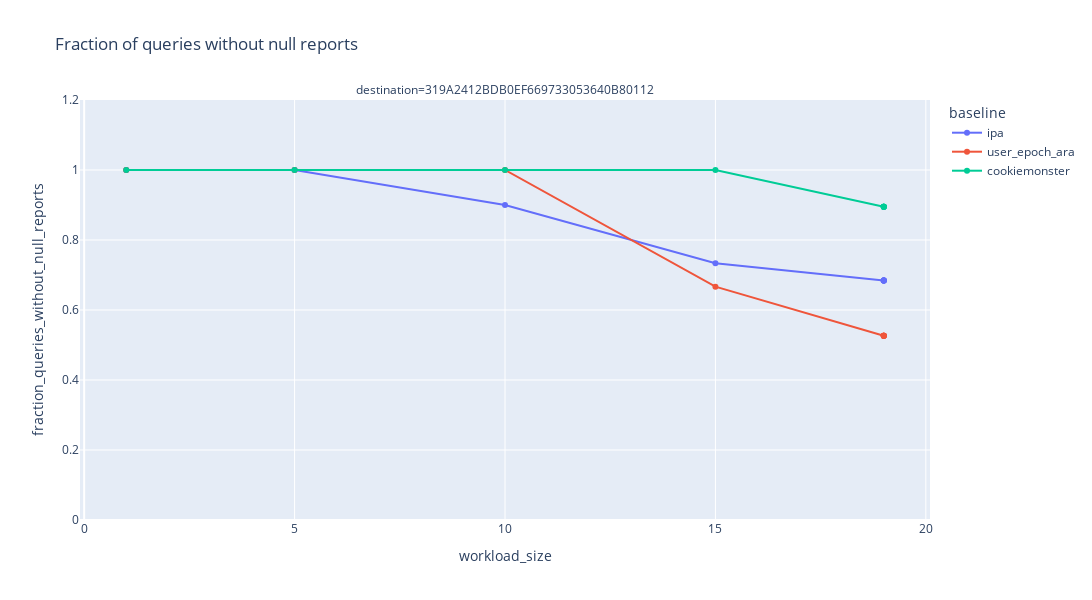
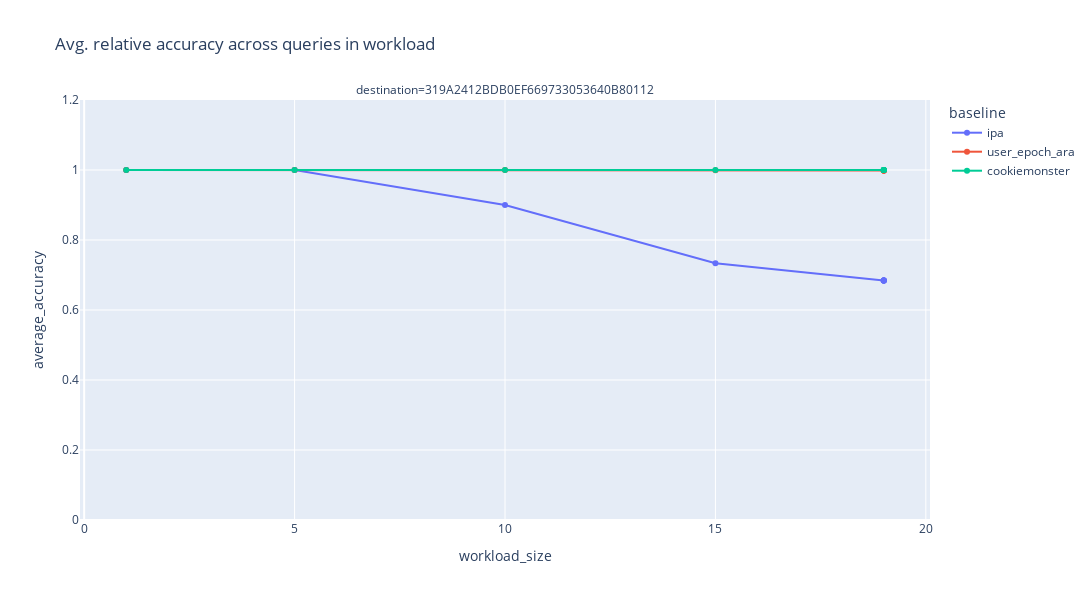
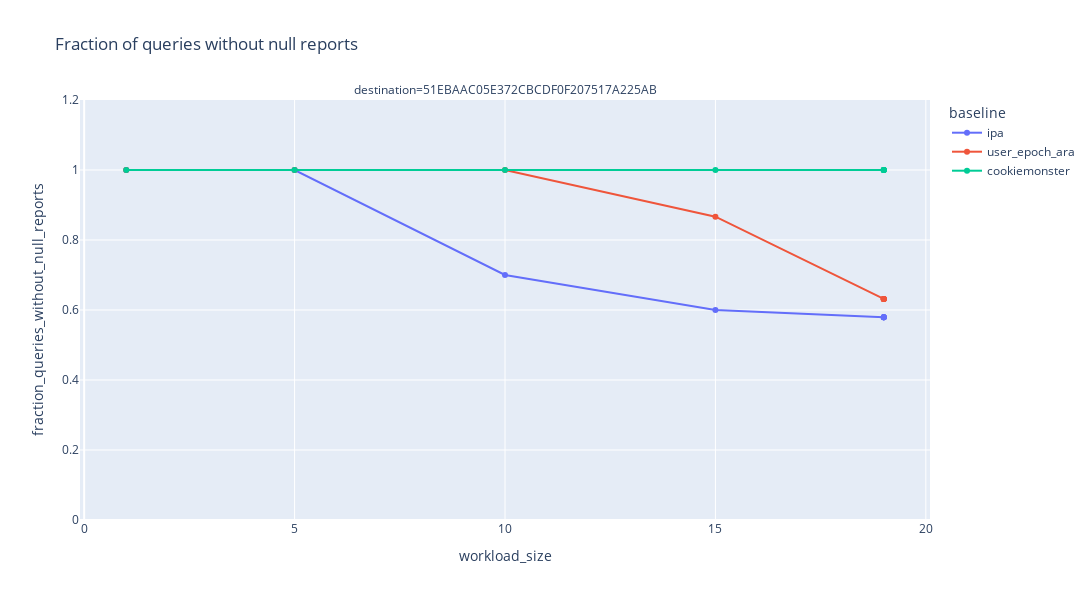
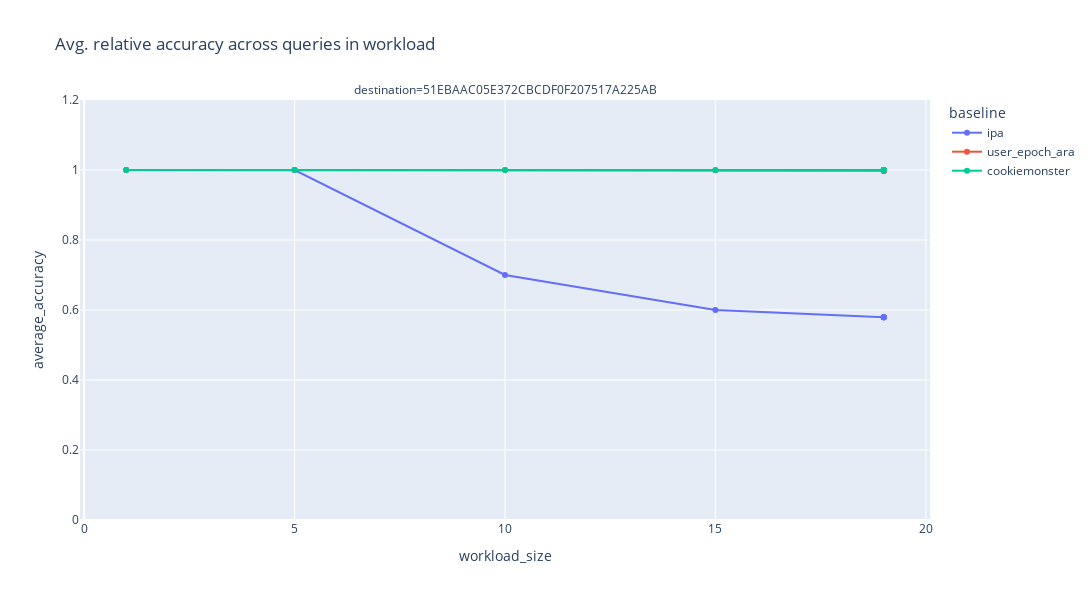

The code cell stored with these charts, in order, in its notebook:
### Code cell
path = "ray/criteo/large/bias_varying_workload_size"
df = analyze_results(path, "bias", parallelize=False)
for destination in df.groupby(['destination']).destination.unique():
    advertiser = df[df['destination'].isin(destination)]
    plot_null_reports_analysis(advertiser, save_dir="large")

### Figure 1 — Plotly figure (JSON) as saved in the notebook; plotly's stock layout.template omitted (floating-point values rounded to 4 significant figures)
{"data": [{"hovertemplate": "baseline=ipa<br>destination=319A2412BDB0EF669733053640B80112<br>workload_size=%{x}<br>fraction_queries_without_null_reports=%{y}<extra></extra>", "legendgroup": "ipa", "line": {"color": "#636efa", "dash": "solid"}, "marker": {"symbol": "circle"}, "mode": "lines+markers", "name": "ipa", "orientation": "v", "showlegend": true, "type": "scatter", "x": [1, 5, 10, 15, 19, 19, 19, 19, 19, 19], "xaxis": "x", "y": [1, 1, 0.9, 0.7333, 0.6842, 0.6842, 0.6842, 0.6842, 0.6842, 0.6842], "yaxis": "y"}, {"hovertemplate": "baseline=user_epoch_ara<br>destination=319A2412BDB0EF669733053640B80112<br>workload_size=%{x}<br>fraction_queries_without_null_reports=%{y}<extra></extra>", "legendgroup": "user_epoch_ara", "line": {"color": "#EF553B", "dash": "solid"}, "marker": {"symbol": "circle"}, "mode": "lines+markers", "name": "user_epoch_ara", "orientation": "v", "showlegend": true, "type": "scatter", "x": [1, 5, 10, 15, 19, 19, 19, 19, 19, 19], "xaxis": "x", "y": [1, 1, 1, 0.6667, 0.5263, 0.5263, 0.5263, 0.5263, 0.5263, 0.5263], "yaxis": "y"}, {"hovertemplate": "baseline=cookiemonster<br>destination=319A2412BDB0EF669733053640B80112<br>workload_size=%{x}<br>fraction_queries_without_null_reports=%{y}<extra></extra>", "legendgroup": "cookiemonster", "line": {"color": "#00cc96", "dash": "solid"}, "marker": {"symbol": "circle"}, "mode": "lines+markers", "name": "cookiemonster", "orientation": "v", "showlegend": true, "type": "scatter", "x": [1, 5, 10, 15, 19, 19, 19, 19, 19, 19], "xaxis": "x", "y": [1, 1, 1, 1, 0.8947, 0.8947, 0.8947, 0.8947, 0.8947, 0.8947], "yaxis": "y"}], "layout": {"annotations": [{"showarrow": false, "text": "destination=319A2412BDB0EF669733053640B80112", "x": 0.5, "xanchor": "center", "xref": "paper", "y": 1, "yanchor": "bottom", "yref": "paper"}], "height": 600, "legend": {"title": {"text": "baseline"}, "tracegroupgap": 0}, "title": {"text": "Fraction of queries without null reports"}, "width": 1100, "xaxis": {"anchor": "y", "domain": [0, 1], "title": {"text": "workload_size"}}, "yaxis": {"anchor": "x", "domain": [0, 1], "range": [0, 1.2], "title": {"text": "fraction_queries_without_null_reports"}}}}

### Figure 2 — Plotly figure (JSON) as saved in the notebook; plotly's stock layout.template omitted (floating-point values rounded to 4 significant figures)
{"data": [{"hovertemplate": "baseline=ipa<br>destination=319A2412BDB0EF669733053640B80112<br>workload_size=%{x}<br>average_accuracy=%{y}<extra></extra>", "legendgroup": "ipa", "line": {"color": "#636efa", "dash": "solid"}, "marker": {"symbol": "circle"}, "mode": "lines+markers", "name": "ipa", "orientation": "v", "showlegend": true, "type": "scatter", "x": [1, 5, 10, 15, 19, 19, 19, 19, 19, 19], "xaxis": "x", "y": [1, 1, 0.9, 0.7333, 0.6842, 0.6842, 0.6842, 0.6842, 0.6842, 0.6842], "yaxis": "y"}, {"hovertemplate": "baseline=user_epoch_ara<br>destination=319A2412BDB0EF669733053640B80112<br>workload_size=%{x}<br>average_accuracy=%{y}<extra></extra>", "legendgroup": "user_epoch_ara", "line": {"color": "#EF553B", "dash": "solid"}, "marker": {"symbol": "circle"}, "mode": "lines+markers", "name": "user_epoch_ara", "orientation": "v", "showlegend": true, "type": "scatter", "x": [1, 5, 10, 15, 19, 19, 19, 19, 19, 19], "xaxis": "x", "y": [1, 1, 1, 0.9996, 0.9988, 0.9988, 0.9988, 0.9988, 0.9988, 0.9988], "yaxis": "y"}, {"hovertemplate": "baseline=cookiemonster<br>destination=319A2412BDB0EF669733053640B80112<br>workload_size=%{x}<br>average_accuracy=%{y}<extra></extra>", "legendgroup": "cookiemonster", "line": {"color": "#00cc96", "dash": "solid"}, "marker": {"symbol": "circle"}, "mode": "lines+markers", "name": "cookiemonster", "orientation": "v", "showlegend": true, "type": "scatter", "x": [1, 5, 10, 15, 19, 19, 19, 19, 19, 19], "xaxis": "x", "y": [1, 1, 1, 1, 0.9999, 0.9999, 0.9999, 0.9999, 0.9999, 0.9999], "yaxis": "y"}], "layout": {"annotations": [{"showarrow": false, "text": "destination=319A2412BDB0EF669733053640B80112", "x": 0.5, "xanchor": "center", "xref": "paper", "y": 1, "yanchor": "bottom", "yref": "paper"}], "height": 600, "legend": {"title": {"text": "baseline"}, "tracegroupgap": 0}, "title": {"text": "Avg. relative accuracy across queries in workload"}, "width": 1100, "xaxis": {"anchor": "y", "domain": [0, 1], "title": {"text": "workload_size"}}, "yaxis": {"anchor": "x", "domain": [0, 1], "range": [0, 1.2], "title": {"text": "average_accuracy"}}}}

### Figure 3 — Plotly figure (JSON) as saved in the notebook; plotly's stock layout.template omitted (floating-point values rounded to 4 significant figures)
{"data": [{"hovertemplate": "baseline=ipa<br>destination=51EBAAC05E372CBCDF0F207517A225AB<br>workload_size=%{x}<br>fraction_queries_without_null_reports=%{y}<extra></extra>", "legendgroup": "ipa", "line": {"color": "#636efa", "dash": "solid"}, "marker": {"symbol": "circle"}, "mode": "lines+markers", "name": "ipa", "orientation": "v", "showlegend": true, "type": "scatter", "x": [1, 5, 10, 15, 19, 19, 19, 19, 19, 19], "xaxis": "x", "y": [1, 1, 0.7, 0.6, 0.5789, 0.5789, 0.5789, 0.5789, 0.5789, 0.5789], "yaxis": "y"}, {"hovertemplate": "baseline=user_epoch_ara<br>destination=51EBAAC05E372CBCDF0F207517A225AB<br>workload_size=%{x}<br>fraction_queries_without_null_reports=%{y}<extra></extra>", "legendgroup": "user_epoch_ara", "line": {"color": "#EF553B", "dash": "solid"}, "marker": {"symbol": "circle"}, "mode": "lines+markers", "name": "user_epoch_ara", "orientation": "v", "showlegend": true, "type": "scatter", "x": [1, 5, 10, 15, 19, 19, 19, 19, 19, 19], "xaxis": "x", "y": [1, 1, 1, 0.8667, 0.6316, 0.6316, 0.6316, 0.6316, 0.6316, 0.6316], "yaxis": "y"}, {"hovertemplate": "baseline=cookiemonster<br>destination=51EBAAC05E372CBCDF0F207517A225AB<br>workload_size=%{x}<br>fraction_queries_without_null_reports=%{y}<extra></extra>", "legendgroup": "cookiemonster", "line": {"color": "#00cc96", "dash": "solid"}, "marker": {"symbol": "circle"}, "mode": "lines+markers", "name": "cookiemonster", "orientation": "v", "showlegend": true, "type": "scatter", "x": [1, 5, 10, 15, 19, 19, 19, 19, 19, 19], "xaxis": "x", "y": [1, 1, 1, 1, 1, 1, 1, 1, 1, 1], "yaxis": "y"}], "layout": {"annotations": [{"showarrow": false, "text": "destination=51EBAAC05E372CBCDF0F207517A225AB", "x": 0.5, "xanchor": "center", "xref": "paper", "y": 1, "yanchor": "bottom", "yref": "paper"}], "height": 600, "legend": {"title": {"text": "baseline"}, "tracegroupgap": 0}, "title": {"text": "Fraction of queries without null reports"}, "width": 1100, "xaxis": {"anchor": "y", "domain": [0, 1], "title": {"text": "workload_size"}}, "yaxis": {"anchor": "x", "domain": [0, 1], "range": [0, 1.2], "title": {"text": "fraction_queries_without_null_reports"}}}}

### Figure 4 — Plotly figure (JSON) as saved in the notebook; plotly's stock layout.template omitted (floating-point values rounded to 4 significant figures)
{"data": [{"hovertemplate": "baseline=ipa<br>destination=51EBAAC05E372CBCDF0F207517A225AB<br>workload_size=%{x}<br>average_accuracy=%{y}<extra></extra>", "legendgroup": "ipa", "line": {"color": "#636efa", "dash": "solid"}, "marker": {"symbol": "circle"}, "mode": "lines+markers", "name": "ipa", "orientation": "v", "showlegend": true, "type": "scatter", "x": [1, 5, 10, 15, 19, 19, 19, 19, 19, 19], "xaxis": "x", "y": [1, 1, 0.7, 0.6, 0.5789, 0.5789, 0.5789, 0.5789, 0.5789, 0.5789], "yaxis": "y"}, {"hovertemplate": "baseline=user_epoch_ara<br>destination=51EBAAC05E372CBCDF0F207517A225AB<br>workload_size=%{x}<br>average_accuracy=%{y}<extra></extra>", "legendgroup": "user_epoch_ara", "line": {"color": "#EF553B", "dash": "solid"}, "marker": {"symbol": "circle"}, "mode": "lines+markers", "name": "user_epoch_ara", "orientation": "v", "showlegend": true, "type": "scatter", "x": [1, 5, 10, 15, 19, 19, 19, 19, 19, 19], "xaxis": "x", "y": [1, 1, 1, 0.9993, 0.9982, 0.9982, 0.9982, 0.9982, 0.9982, 0.9982], "yaxis": "y"}, {"hovertemplate": "baseline=cookiemonster<br>destination=51EBAAC05E372CBCDF0F207517A225AB<br>workload_size=%{x}<br>average_accuracy=%{y}<extra></extra>", "legendgroup": "cookiemonster", "line": {"color": "#00cc96", "dash": "solid"}, "marker": {"symbol": "circle"}, "mode": "lines+markers", "name": "cookiemonster", "orientation": "v", "showlegend": true, "type": "scatter", "x": [1, 5, 10, 15, 19, 19, 19, 19, 19, 19], "xaxis": "x", "y": [1, 1, 1, 1, 1, 1, 1, 1, 1, 1], "yaxis": "y"}], "layout": {"annotations": [{"showarrow": false, "text": "destination=51EBAAC05E372CBCDF0F207517A225AB", "x": 0.5, "xanchor": "center", "xref": "paper", "y": 1, "yanchor": "bottom", "yref": "paper"}], "height": 600, "legend": {"title": {"text": "baseline"}, "tracegroupgap": 0}, "title": {"text": "Avg. relative accuracy across queries in workload"}, "width": 1100, "xaxis": {"anchor": "y", "domain": [0, 1], "title": {"text": "workload_size"}}, "yaxis": {"anchor": "x", "domain": [0, 1], "range": [0, 1.2], "title": {"text": "average_accuracy"}}}}
